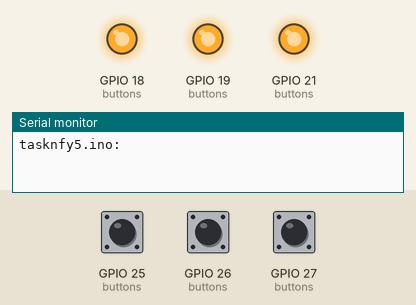
Recording of a sketch running on a simulated ESP32. On the bench: output pins drawn as LEDs (lit = HIGH), the last lines printed to the serial monitor. Inputs (shaded band) come from the test bench; at power-on: GPIO 25 (buttons) HIGH, GPIO 26 (buttons) HIGH, GPIO 27 (buttons) HIGH.

Above: at 3.2 s.
3.3 s: GPIO 25 (buttons) pulled LOW for 0.15 s
At 3.37 s:
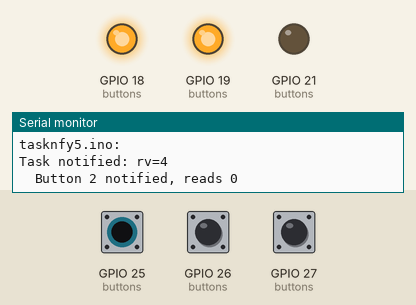
4.9 s: GPIO 26 (buttons) pulled LOW for 0.15 s
At 4.97 s:
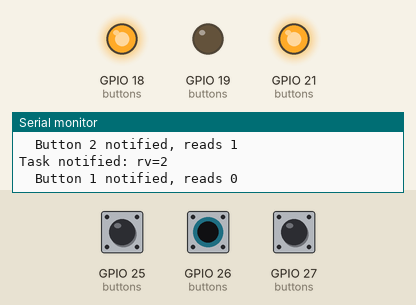
6.5 s: GPIO 27 (buttons) pulled LOW for 0.15 s
At 6.57 s:
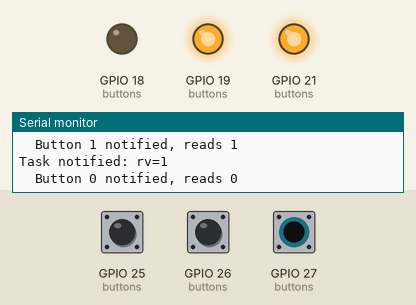
8.1 s: GPIO 27 (buttons) pulled LOW for 3.2 s
At 12.5 s:
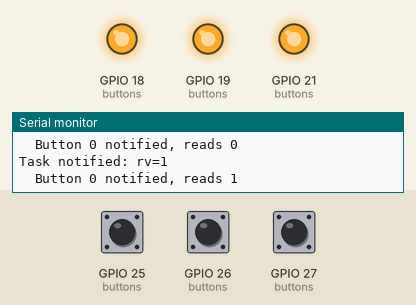
12.8 s: GPIO 25 (buttons) pulled LOW for 3.2 s
At 13.7 s:
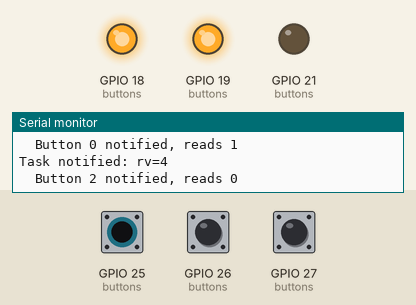
17.5 s: GPIO 25 (buttons) driven LOW and GPIO 26 (buttons) driven LOW
At 18.6 s:
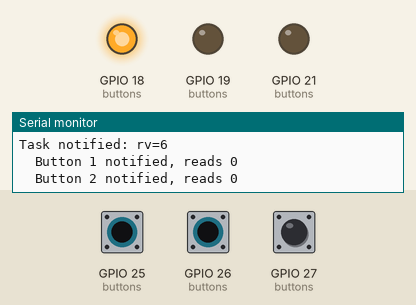
Timing chart, 0 to 20.0 s (numbered marks = the images above; inputs shaded):
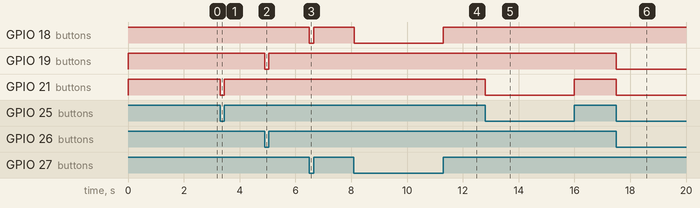

The sketch:

tasknfy5.ino
```cpp
// tasknfy5.ino

// LED GPIOs:
#define GPIO_LED1     18
#define GPIO_LED2     19
#define GPIO_LED3     21

// Button GPIOs:
#define GPIO_BUT1     27
#define GPIO_BUT2     26
#define GPIO_BUT3     25

#define N_BUTTONS     3

// ISR Routines, forward decls:
static void IRAM_ATTR isr_gpio1();
static void IRAM_ATTR isr_gpio2();
static void IRAM_ATTR isr_gpio3();

typedef void (*isr_t)();    // ISR routine type

static struct s_button {
  int           butn_gpio;  // Button
  int           led_gpio;   // LED
  unsigned      buttonx;    // Button index
  isr_t         isr;        // ISR routine
} buttons[N_BUTTONS] = {
  { GPIO_BUT1, GPIO_LED1, 0u, isr_gpio1 },
  { GPIO_BUT2, GPIO_LED2, 1u, isr_gpio2 },
  { GPIO_BUT3, GPIO_LED3, 2u, isr_gpio3 }
};

static TaskHandle_t htask1;

// Task1 for sensing buttons

static void task1(void *arg) {
  uint32_t rv;
  BaseType_t rc;

  for (;;) {
    rc = xTaskNotifyWait(0,0b0111,&rv,portMAX_DELAY);
    printf("Task notified: rv=%u\n",unsigned(rv));
    for ( unsigned x=0; x<3; ++x ) {
      if ( rv & (1 << x) )
        printf("  Button %u notified, reads %d\n",
          x,digitalRead(buttons[x].butn_gpio));
        digitalWrite(buttons[x].led_gpio,
          digitalRead(buttons[x].butn_gpio));
    }
  }
}

// Generalized ISR for each GPIO

inline static BaseType_t IRAM_ATTR isr_gpiox(uint8_t gpiox) {
  s_button& button = buttons[gpiox];
  BaseType_t woken = pdFALSE;

  xTaskNotifyFromISR(htask1,1 << button.buttonx,eSetBits,&woken);
  return woken;
}

// ISR specific to Button 1

static void IRAM_ATTR isr_gpio1() {
  if ( isr_gpiox(0) )
    portYIELD_FROM_ISR();
}

// ISR specific to Button 2

static void IRAM_ATTR isr_gpio2() {
  if ( isr_gpiox(1) )
    portYIELD_FROM_ISR();
}

// ISR specific to Button 3

static void IRAM_ATTR isr_gpio3() {
  if ( isr_gpiox(2) )
    portYIELD_FROM_ISR();
}

// Initialization

void setup() {
  int app_cpu = xPortGetCoreID();
  BaseType_t rc;

  // For each button + LED pair:
  for ( unsigned ux=0; ux<N_BUTTONS; ++ux ) {
    s_button& button = buttons[ux];

    pinMode(button.led_gpio,OUTPUT);
    digitalWrite(button.led_gpio,1);
    pinMode(button.butn_gpio,INPUT_PULLUP);
    attachInterrupt(button.butn_gpio,button.isr,CHANGE);
  }

  delay(2000); // Allow USB to connect
  printf("tasknfy5.ino:\n");

  rc = xTaskCreatePinnedToCore(
    task1,    // Task function
    "task1",  // Name
    3000,     // Stack size
    nullptr,  // Parameters
    1,        // Priority
    &htask1,  // handle
    app_cpu   // CPU
  );
  assert(rc == pdPASS);
}

// Not used:

void loop() {
  vTaskDelete(nullptr);
}
```

Measured:
- after the input at 3.3 s, GPIO 21 (buttons): HIGH → LOW at once, → HIGH 0.15 s later
- after the input at 4.9 s, GPIO 19 (buttons): HIGH → LOW at once, → HIGH 0.15 s later
- after the input at 6.5 s, GPIO 18 (buttons): HIGH → LOW at once, → HIGH 0.15 s later
- after the input at 8.1 s, GPIO 18 (buttons): HIGH → LOW at once, → HIGH 3.2 s later
- after the input at 12.8 s, GPIO 21 (buttons): HIGH → LOW at once, → HIGH 3.2 s later
- after the input at 17.5 s, GPIO 19 (buttons), GPIO 21 (buttons): HIGH → LOW at once
